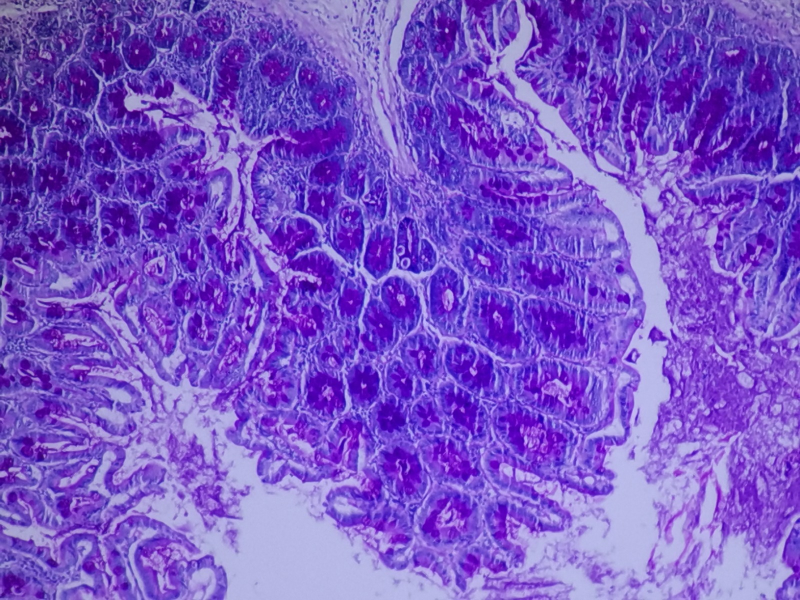
#> input picture PythonDesktopApp/Kidney.jpeg, 1600 x 1200 px, found by its file name (shown at 1/2 size)
$ python BrigthnessExceptTrial.py   (older library calls are emulated)
#> lines starting #> are read from the running program, lines starting #| are printed output that depends on the picture; long printed decimals are rounded; pictures that were not available may be replaced by others from this repository, and a replacement may not be noted
### PythonDesktopApp/PythonSocket/pca_last.py
import cv2
import numpy as np
from skimage.restoration import denoise_nl_means, estimate_sigma
from skimage.exposure import match_histograms
from sklearn import preprocessing
from sklearn.decomposition import PCA

def pca_weight_char(image):

    height = image.shape[0]
    width = image.shape[1]
    channels = image.shape[2]  # 3

    x = np.zeros((1, height*width))
    for i in range(0, channels):
        a_channel = image[:, :, i]  # get channels 0 = B, 1 = G, 2 = R
        col = np.double(a_channel)
        col = col.flatten()
        col = col.T
        print(col)
        x = np.row_stack((x, col))# rc x N


    x = np.delete(x, 0, axis=0)
    print(x)
    weights = np.zeros((1, height*width))

    pca = PCA().fit(x)
    weights = pca.components_
    print(weights)

    PCA_Weights = np.zeros((height, width, channels))  # dimensions -> height x width x 3

    for i in range(0, channels):
        p = np.reshape(weights[i], [height, width])  # reshape each channel
        PCA_Weights[:, :, i] =(p - np.min(p))/np.ptp(p)

    min_range = 0.85
    max_range = 1

    for a in range(0, channels):
        # PCA_Weights[:, :, i] = cv2.GaussianBlur(PCA_Weights[:, :, i], (5,5), cv2.BORDER_DEFAULT)
        for i in range(0, height):
            for j in range(0, width):
                if PCA_Weights[i,j,a]>min_range and PCA_Weights[i,j,a]<max_range:
                    PCA_Weights[i,j,a] = 1


    return PCA_Weights[:, :, 0], PCA_Weights[:, :, 1], PCA_Weights[:, :, 2]


    print(PCA_Weights)
    print("PCA Weight Shape", PCA_Weights.shape())


    row, column = img.shape


### PythonDesktopApp/PythonSocket/well_exposedness.py
from cmath import exp
import math

import numpy as np


def well_exposedness(image):


    im_b = image[:, :, 0]  # get b channel
    im_g = image[:, :, 1]  # get g channel
    im_r = image[:, :, 2]  # get r channel

    m_im_b = np.mean(im_b)  # computes the mean over all dimensions of an array. "all".
    m_im_g = np.mean(im_g)
    m_im_r = np.mean(im_r)

    std_im_b = np.std(im_b)  # computes the standard deviation over all elements of A. "all".
    std_im_g = np.std(im_g)
    std_im_r = np.std(im_r)

    result_b = np.exp(- (im_b - np.power((1 - m_im_b), 2)) / (2 * (std_im_b ** 2)))
    result_g = np.exp(- (im_g - np.power((1 - m_im_g), 2)) / (2 * (std_im_g ** 2)))
    result_r = np.exp(- (im_r - np.power((1 - m_im_r), 2)) / (2 * (std_im_r ** 2)))

    b = 1-result_b
    g = 1-result_g
    r = 1-result_r

    print("Well Exposedness Normalization Results --------------->>>>>>>>")
    print(np.max(b))
    print(np.max(g))
    print(np.max(r))


    return b, g, r

# WE Maps
# Channels are recalculated to give a higher
# weight to the best-illuminated pixels.

### PythonDesktopApp/PythonSocket/saturation.py
import cv2
import matplotlib.pyplot as plt
import numpy as np


def saturation(img):
    # img = cv2.imread('images/Kidney_2_hw.png')
    height = img.shape[0]
    width = img.shape[1]
    channels = img.shape[2]  # get number of channels of the image

    saturations = np.zeros((height, width, channels))  # create a zero array with the same size as the input image
    # saturation is computed as the standard deviation of the color channels:
    sum = np.double(img[:, :, 0]) + np.double(img[:, :, 1]) + img[:, :, 2]
    mu = sum / 3
    for i in range(0, channels):
        cal = np.double(img[:, :, i]) - mu
        cal = np.square(cal)
        saturations[:, :, i] = np.sqrt(cal)

    rstBChan = (1 - saturations[:, :, 0])  # calculate reverse saturation of channel b
    rstGChan = (1 - saturations[:, :, 1])  # calculate reverse saturation of channel g
    rstRChan = (1 - saturations[:, :, 2])  # calculate reverse saturation of channel r
    # total = cv2.merge([np.int(rstBChan * 255), np.int(rstGChan * 255), np.int(rstRChan * 255)])
    # plt.imshow(total)
    # plt.show()
    return rstBChan, rstGChan, rstRChan

### PythonDesktopApp/PythonSocket/cbcr.py
import cv2
import numpy as np

def cbcr_transform(image):
    image = np.asarray(image, dtype=np.uint8)
    YCrCb = cv2.cvtColor(image, cv2.COLOR_BGR2YCR_CB)
    # Luminance Y
    Y = YCrCb[:, :, 0]
    # Chrominance Cr
    Cr = YCrCb[:, :, 1]
    # Chrominance Cb
    Cb = YCrCb[:, :, 2]

    return Y, Cb, Cr

### PythonDesktopApp/PythonSocket/BrigthnessExceptTrial.py
import imp
from traceback import print_tb
from cbcr import cbcr_transform
from well_exposedness import well_exposedness
from saturation import saturation

import matplotlib.pyplot as plt
import pca_last

from skimage.restoration import denoise_nl_means, estimate_sigma
from skimage.exposure import match_histograms
from sklearn.decomposition import PCA
import non_local_means_filter
import histogram_matching
import math
import numpy as np
import cv2 as cv2


############################################################################################################################################

                                                                            #Receive the input

############################################################################################################################################

img = cv2.imread("Kidney.jpeg")
#> img is the input picture: shape (1200, 1600, 3); mean B, G, R 199.8, 84.6, 122.6
img_ref = cv2.imread("Kidney_000_Mıcroscope_4x_1.09_HuwDevıce.png")
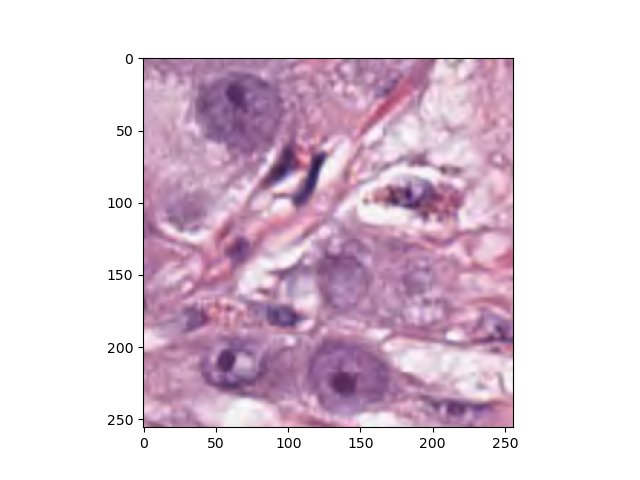
#> input picture DatasetExamples/images1.png, 640 x 480 px, given in place of Kidney_000_Mıcroscope_4x_1.09_HuwDevıce.png, which was not available
#> img_ref is the input picture: shape (480, 640, 3); mean B, G, R 219.2, 205.4, 224.2

############################################################################################################################################

                                                                            #Non Local Means Filtering

############################################################################################################################################

sigma_est = np.mean(estimate_sigma(img, multichannel=True))  # get sigma values from all the channels
#> sigma_est = 0.913

denoise_img = cv2.fastNlMeansDenoisingColored(img, None, sigma_est, sigma_est, 5, 21)


############################################################################################################################################

                                                                            #Histogram Matching

############################################################################################################################################

matched = match_histograms(image=denoise_img, reference=img_ref, multichannel=True)

(B, G, R) = cv2.split(matched)

BB = match_histograms(image=B, reference=B, multichannel=False)
GB = match_histograms(image=G, reference=B, multichannel=False)
RB = match_histograms(image=R, reference=B, multichannel=False)

BG = match_histograms(image=B, reference=G, multichannel=False)  # Blue matched with green
GG = match_histograms(image=G, reference=G, multichannel=False)  # Green matched with green
RG = match_histograms(image=R, reference=G, multichannel=False)  # Red matched with green

BR = match_histograms(image=B, reference=R, multichannel=False)  # Blue matched with red
GR = match_histograms(image=G, reference=R, multichannel=False)  # Green matched with red
RR = match_histograms(image=R, reference=R, multichannel=False)  # Red matched with red


############################################################################################################################################

                                                                    #Histogram Matching Between Channels

############################################################################################################################################


out_refb = cv2.merge([BB, GB, RB])
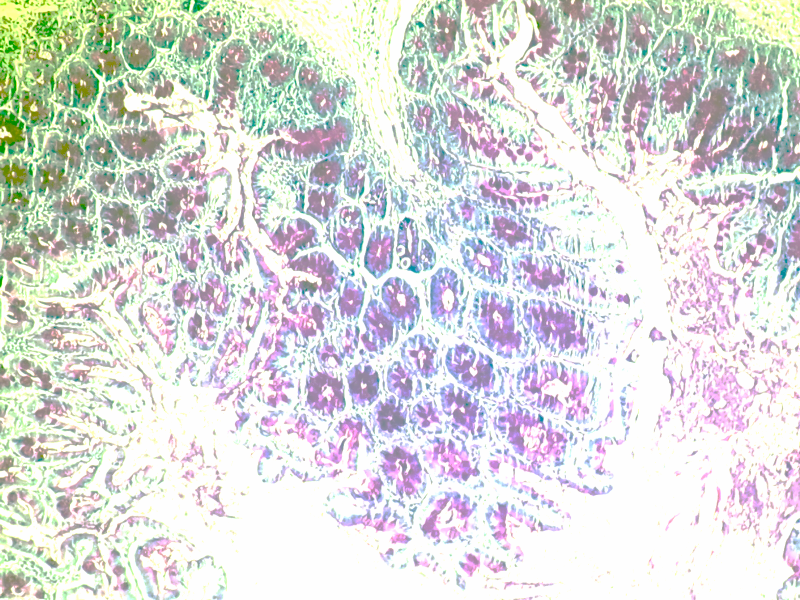
#> out_refb: shape (1200, 1600, 3) float64 (shown at 1/2 size); mean B, G, R 218.8, 220.6, 219.3
out_refg = cv2.merge([BG, GG, RG])
out_refr = cv2.merge([BR, GR, RR])


print(BB.shape)
#| (1200, 1600)

############################################################################################################################################

                                                                    #Normalization [1 0 ]

############################################################################################################################################


out_refb = np.float_(out_refb - np.min(out_refb))/ np.float_(np.max(out_refb)-np.min(out_refb))
out_refg = np.float_(out_refg - np.min(out_refg))/ np.float_(np.max(out_refg)-np.min(out_refg))
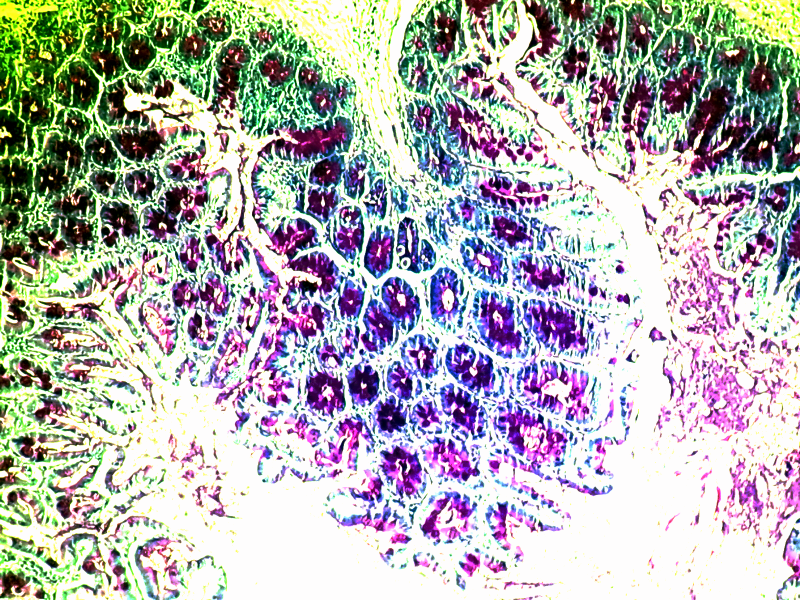
#> out_refg: shape (1200, 1600, 3) float64 (shown at 1/2 size); mean B, G, R 0.702, 0.7, 0.703
out_refr = np.float_(out_refr - np.min(out_refr))/ np.float_(np.max(out_refr)-np.min(out_refr))


print("-------------------------Normalization Results----------->>>>>>>>")
print(np.max(out_refb))
#| 1.0
print(np.max(out_refg))
#| 1.0
print(np.max(out_refr))
#| 1.0


############################################################################################################################################

                                                                #PCA Map Extraction

############################################################################################################################################

PBB, PBG, PBR = pca_last.pca_weight_char(out_refb)
#> the loop in pca_weight_char, `for i in range(0, channels):` made 3 passes
#> (printed output is left out)
#> (printed output is left out)
#> (printed output is left out)
#> after the loop in pca_weight_char, `for i in range(0, channels):`:
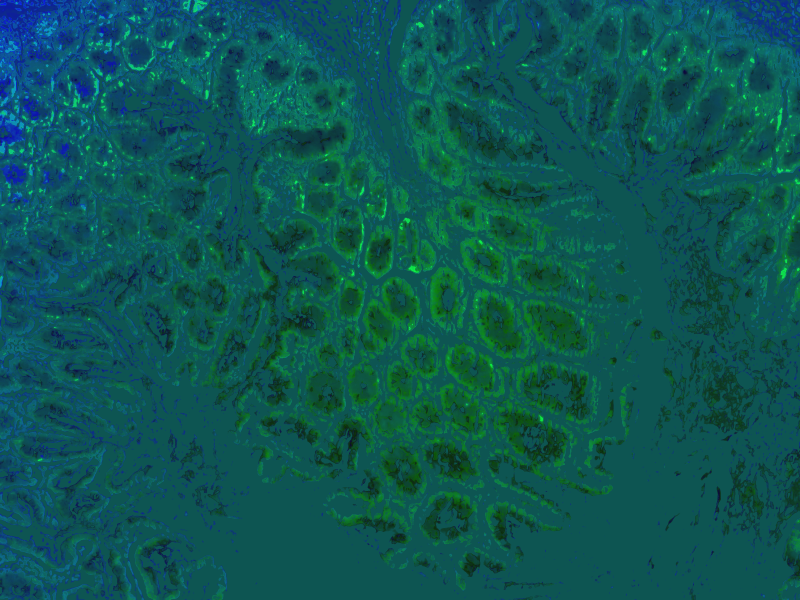
#> PCA_Weights: shape (1200, 1600, 3) float64 (shown at 1/2 size); mean of channels 0, 1, 2 0.326, 0.339, 0.0528; drawn as B, G, R
PGB, PGG, PGR = pca_last.pca_weight_char(out_refg)
#> the loop in pca_weight_char (call 2), `for i in range(0, channels):` made 3 passes
#> (printed output is left out)
#> pass 1, in pca_weight_char (call 2), `a_channel = image[:, :, i]`:
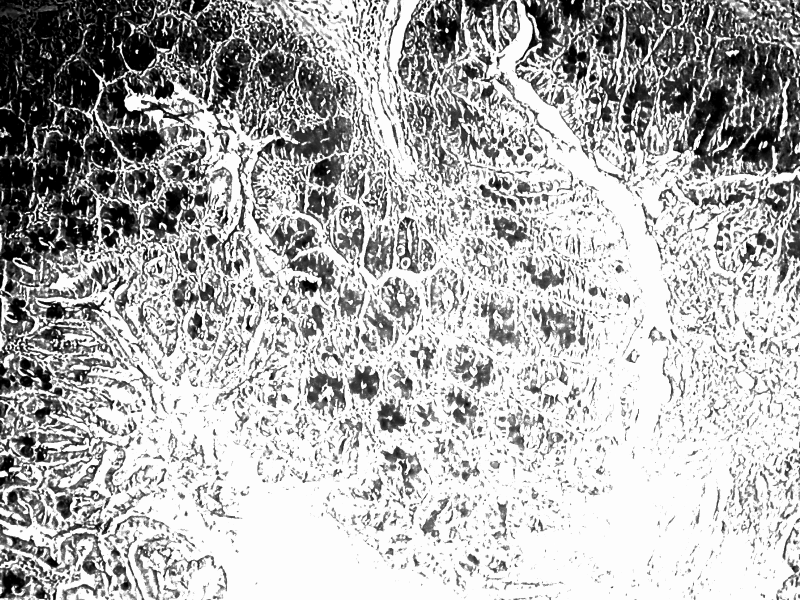
#> a_channel: shape (1200, 1600) float64 (shown at 1/2 size); min 0, max 1, mean 0.702
#> (printed output is left out)
#> (printed output is left out)
#> the loop in pca_weight_char (call 2), `for i in range(0, channels):` made 3 passes
#> pass 1, in pca_weight_char (call 2), `p = np.reshape(weights[i], [height, width])`:
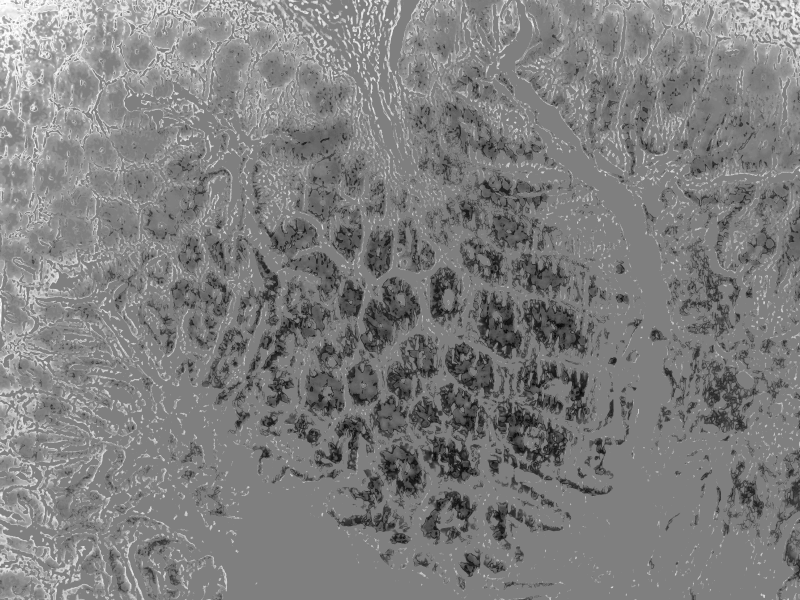
#> p: shape (1200, 1600) float64 (shown at 1/2 size); min -0.00289, max 0.00291, mean -4.74e-06; drawn with min black and max white
#> after the loop in pca_weight_char (call 2), `for i in range(0, channels):`:
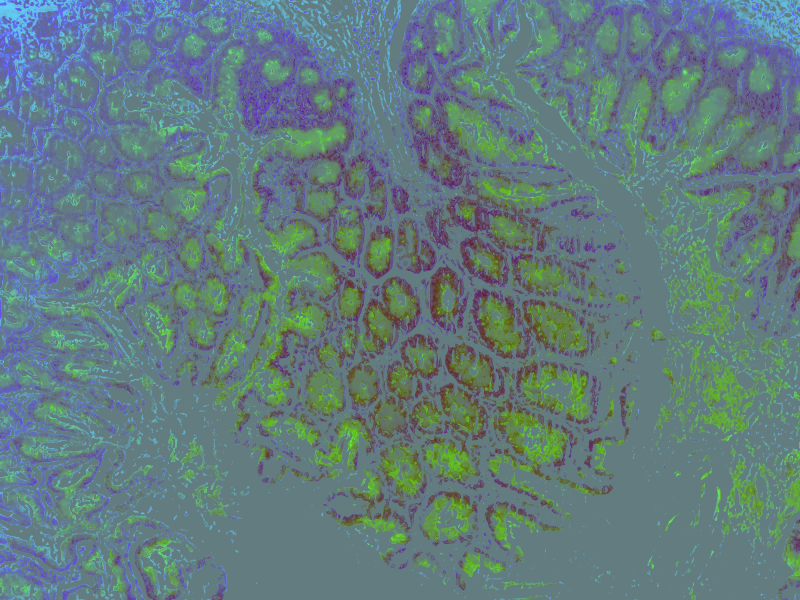
#> PCA_Weights: shape (1200, 1600, 3) float64 (shown at 1/2 size); mean of channels 0, 1, 2 0.498, 0.487, 0.387; drawn as B, G, R
PRB, PRG, PRR = pca_last.pca_weight_char(out_refr)
#> (printed output is left out)
#> (printed output is left out)

win_name = 'PCA Green'
cv2.namedWindow(win_name, cv2.WINDOW_NORMAL)
cv2.moveWindow(win_name, 0, 0)
cv2.imshow(win_name, PGG)
cv2.resizeWindow(win_name, 1920,1080)
cv2.imshow("PCA Green", PGG)
cv2.waitKey(0); cv2.destroyAllWindows()
cv2.waitKey(1)


############################################################################################################################################

                                                                #Well Exposedness Map Extraction

############################################################################################################################################


EBB, EBG, EBR = well_exposedness(out_refb)
#> in well_exposedness, `m_im_b = np.mean(im_b)  # computes the mean over all dimensions of an ..`: m_im_b = 0.858
#> in well_exposedness, `m_im_g = np.mean(im_g)`: m_im_g = 0.865
#> in well_exposedness, `m_im_r = np.mean(im_r)`: m_im_r = 0.86
#> in well_exposedness, `std_im_b = np.std(im_b)  # computes the standard deviation over all el..`: std_im_b = 0.183
#> in well_exposedness, `std_im_g = np.std(im_g)`: std_im_g = 0.169
#> in well_exposedness, `std_im_r = np.std(im_r)`: std_im_r = 0.184
#| 1
#| 1
#| 1
EGB, EGG, EGR = well_exposedness(out_refg)
#| 0.969
#| 0.9687
#| 0.9682
ERB, ERG, ERR = well_exposedness(out_refr)
#| 1
#| 1
#| 1

print("Well Exposedness EGG Max Value-------->>>>>>",np.max(EGG))
#| Well Exposedness EGG Max Value-------->>>>>> 0.9687

win_name = 'Well Exposedness Green'
cv2.namedWindow(win_name, cv2.WINDOW_NORMAL)
cv2.moveWindow(win_name, 0, 0)
cv2.imshow(win_name, EGG)
cv2.resizeWindow(win_name, 1920,1080)
cv2.imshow("Well Exposedness Green", EGG)
cv2.waitKey(0); cv2.destroyAllWindows()
cv2.waitKey(1)

############################################################################################################################################

                                                                #Brightness Map Extraction

############################################################################################################################################


DBB, DBG, DBR = saturation(out_refb)
DGB, DGG, DGR = saturation(out_refg)
DRB, DRG, DRR = saturation(out_refr)


print("Brightness DGG Max Value-------->>>>>>",np.max(DGG))
#| Brightness DGG Max Value-------->>>>>> 1.0


win_name = 'Brigtness Green'
cv2.namedWindow(win_name, cv2.WINDOW_NORMAL)
cv2.moveWindow(win_name, 0, 0)
cv2.imshow(win_name, DGG)
cv2.resizeWindow(win_name, 1920,1080)
cv2.imshow("Brightness Green", DGG)
cv2.waitKey(0); cv2.destroyAllWindows()
cv2.waitKey(1)

############################################################################################################################################

                                                                #Weight calculations

############################################################################################################################################

WBB = cv2.Laplacian((PBB * EBB ), cv2.CV_64F)
WGB = cv2.Laplacian((PGB * EGB ), cv2.CV_64F)
WRB = cv2.Laplacian((PRB * ERB), cv2.CV_64F)

WBG = cv2.Laplacian((PBG * EBG), cv2.CV_64F)
WGG = cv2.Laplacian((PGG * EGG ), cv2.CV_64F)
WRG = cv2.Laplacian((PRG * ERG ), cv2.CV_64F)

WBR = cv2.Laplacian((PBR * EBR ), cv2.CV_64F)
WGR = cv2.Laplacian((PGR * EGR), cv2.CV_64F)
WRR = cv2.Laplacian((PRR * ERR ), cv2.CV_64F)

############################################################################################################################################

                                                                #Weight Normalization

############################################################################################################################################


WBB = np.float_(WBB - np.min(WBB))/ np.float_(np.max(WBB)-np.min(WBB))
WGB  = np.float_(WGB  - np.min(WGB ))/ np.float_(np.max(WGB )-np.min(WGB ))
WRB = np.float_(WRB - np.min(WRB))/ np.float_(np.max(WRB)-np.min(WRB))

WBG = np.float_(WBG - np.min(WBG))/ np.float_(np.max(WBG)-np.min(WBG))
WGG  = np.float_(WGG  - np.min(WGG ))/ np.float_(np.max(WGG )-np.min(WGG))
WRG = np.float_(WRG - np.min(WRG))/ np.float_(np.max(WRG)-np.min(WRG))

WBR = np.float_(WBR - np.min(WBR))/ np.float_(np.max(WBR)-np.min(WBR))
WGR  = np.float_(WGR - np.min(WGR ))/ np.float_(np.max(WGR )-np.min(WGR))
WRR = np.float_(WRR - np.min(WRR))/ np.float_(np.max(WRR)-np.min(WRR))


############################################################################################################################################

                                                                #Reconstructing the Color Channels

############################################################################################################################################

recons_B = cv2.divide ((cv2.multiply(RB,WRB) + cv2.multiply(GB,WGB) + cv2.multiply(BB,WBB)), (WRB + WGB + WBB))
recons_G = cv2.divide ((cv2.multiply(RG,WRG) + cv2.multiply(GG,WGG) + cv2.multiply(BG,WBG)),(WRG + WGG + WBG))
recons_R = cv2.divide ((cv2.multiply(RR,WRR) + cv2.multiply(GR,WGR) + cv2.multiply(BR,WBR)),(WRR + WGR + WBR))

recons_B = recons_B / np.max(recons_B)
recons_B = np.int_(recons_B * 255)

recons_G = recons_G / np.max(recons_G)
recons_G = np.int_(recons_G * 255)

recons_R = recons_R / np.max(recons_R)
recons_R = np.int_(recons_R * 255)


final_image = cv2.merge([recons_B, recons_G, recons_R])


Y, Cb, Cr = cbcr_transform(final_image)
refY, refCb, refCr = cbcr_transform(img_ref)

matched_Cb = match_histograms(image=Cb, reference=refCb, multichannel=False)
matched_Cr = match_histograms(image=Cr, reference=refCr, multichannel=False)

Y = np.asarray(Y, dtype=np.uint8)
matched_Cb = np.asarray(matched_Cb, dtype=np.uint8)
matched_Cr = np.asarray(matched_Cr, dtype=np.uint8)

final_YCbCr = cv2.merge([Y, matched_Cb, matched_Cr])
final_BGR = cv2.cvtColor(final_YCbCr, cv2.COLOR_YCrCb2BGR)

############################################################################################################################################

                                                                #Display Each Result

############################################################################################################################################


win_name = 'Original Image'
cv2.namedWindow(win_name, cv2.WINDOW_NORMAL)
cv2.moveWindow(win_name, 0, 0)
cv2.imshow(win_name, img)
cv2.resizeWindow(win_name, 1920,1080)
cv2.imshow("Original", img)
cv2.waitKey(0); cv2.destroyAllWindows()
cv2.waitKey(1)


win_name = 'Final YBCR'
img = cv2.rotate(final_YCbCr, cv2.ROTATE_90_CLOCKWISE)
img = cv2.resize(final_YCbCr,(1920,1080))
cv2.namedWindow(win_name, cv2.WINDOW_NORMAL)
cv2.moveWindow(win_name, 0, 0 )
cv2.imshow(win_name, final_YCbCr)
cv2.resizeWindow(win_name, 1920,1080)
cv2.imshow("Final YBCR", final_YCbCr)
cv2.waitKey(0); cv2.destroyAllWindows()
cv2.waitKey(1)

win_name = 'FINAL BGR'
img = cv2.rotate(final_BGR , cv2.ROTATE_90_CLOCKWISE)
img = cv2.resize(final_BGR ,(750,1000))
cv2.namedWindow(win_name, cv2.WINDOW_NORMAL)
cv2.moveWindow(win_name, 0, 0 )
cv2.imshow(win_name, final_BGR )
cv2.resizeWindow(win_name, 1920,1080)
cv2.imshow("FINAL RGB", final_BGR )
cv2.waitKey(0); cv2.destroyAllWindows()
cv2.waitKey(1)
